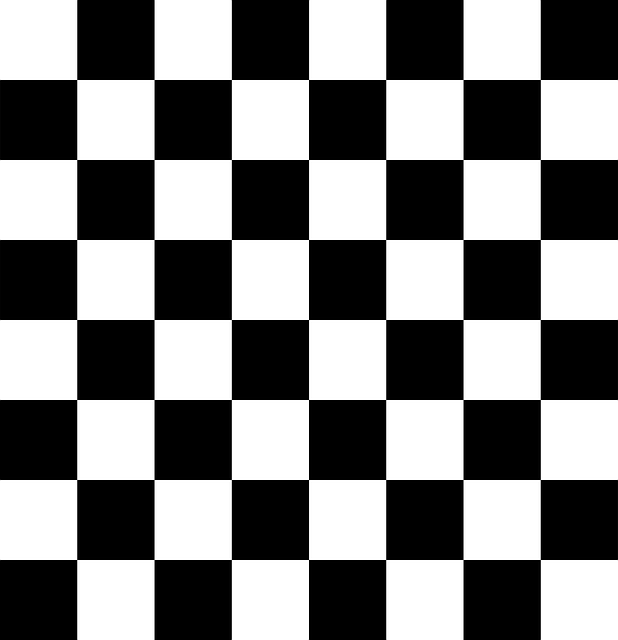
#> input picture BIVIP/Chessboard.png, 618 x 640 px, found by its file name
$ python Ex5.4.py
#> lines starting #> are read from the running program, lines starting #| are printed output that depends on the picture
import numpy as np
import matplotlib
matplotlib.use('tkagg')
import matplotlib.pyplot as plt
import cv2
from pylab import *
from PIL import Image

# Exercise 5.4
import scipy.ndimage as ndim
path = '/Users/49174/PycharmProjects/BIVIP/'
def sobelFilter( npImg ):
    Fm = np.zeros( npImg.shape )
    Fn = np.zeros( npImg.shape )
    ndim.sobel( input=npImg,axis=1,output=Fm)
    ndim.sobel( input=npImg,axis=0,output=Fn)
    return Fm, Fn
def gaussFilter( npImg, sigma ):
    Fm = np.zeros( npImg.shape )
    Fn = np.zeros( npImg.shape )
    ndim.gaussian_filter( npImg, (sigma,sigma),(0,1), Fm )
    ndim.gaussian_filter( npImg, (sigma,sigma), (1,0), Fn )
    return Fm, Fn
def laplaceFilter( npImg ):
    Fmn = np.zeros( npImg.shape )
    ndim.laplace(npImg,output=Fmn)
    return Fmn
def laplaceGaussFilter( npImg, Dmn, sigma ):
    Fmn = np.zeros( npImg.shape)
    ndim.gaussian_laplace(npImg,sigma,output=Fmn)
    return Fmn
gray = np.array(Image.open(path+'Chessboard.png').convert('L'),'uint8')
sigma = 5
Fm1, Fn1 = sobelFilter(gray)
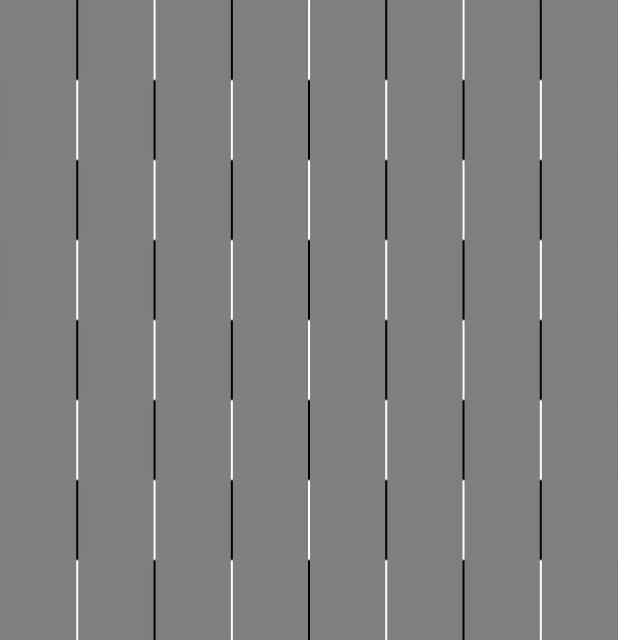
#> Fm1: shape (640, 618) float64; min -1020, max 1020, mean 0; drawn with min black and max white
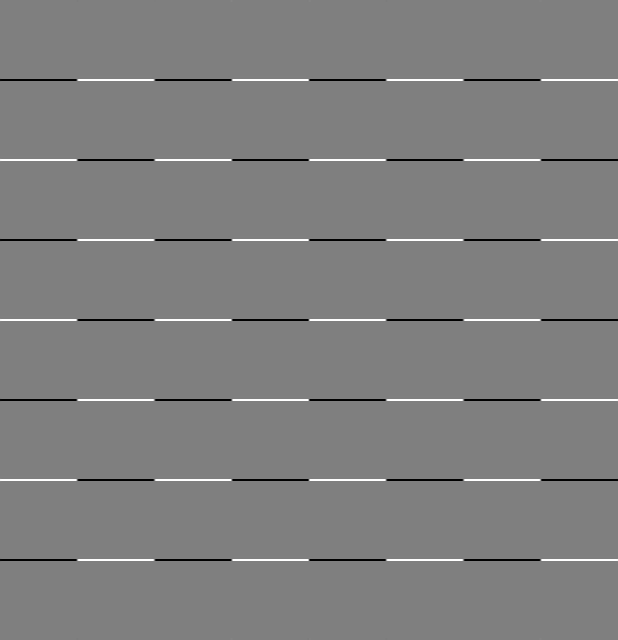
#> Fn1: shape (640, 618) float64; min -1020, max 1020, mean 0; drawn with min black and max white
Fm2, Fn2 = gaussFilter( gray, sigma )
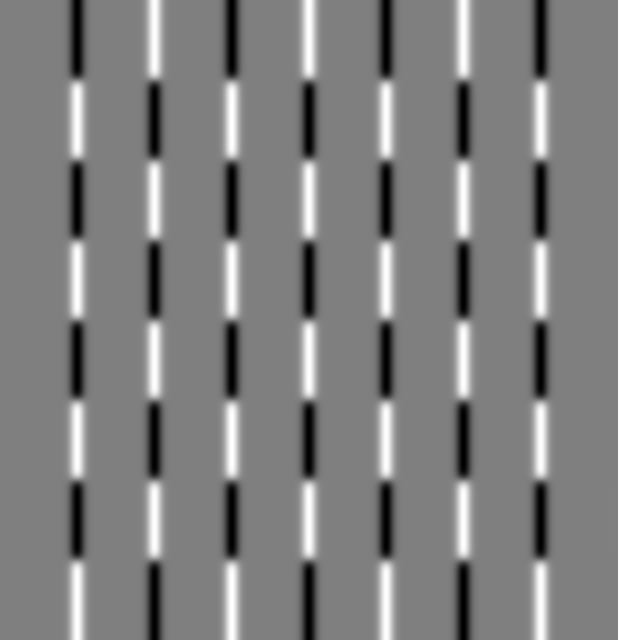
#> Fm2: shape (640, 618) float64; min -20.26, max 20.25, mean 0; drawn with min black and max white
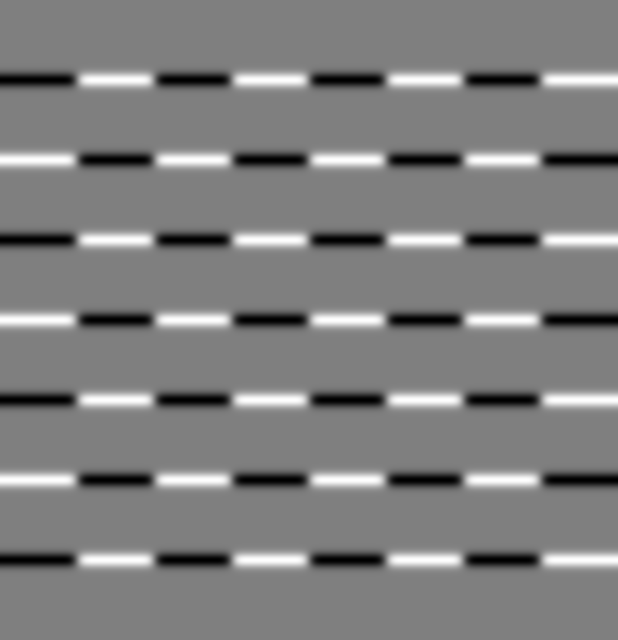
#> Fn2: shape (640, 618) float64; min -20.26, max 20.26, mean 0; drawn with min black and max white
Fmn1 = laplaceFilter(gray)
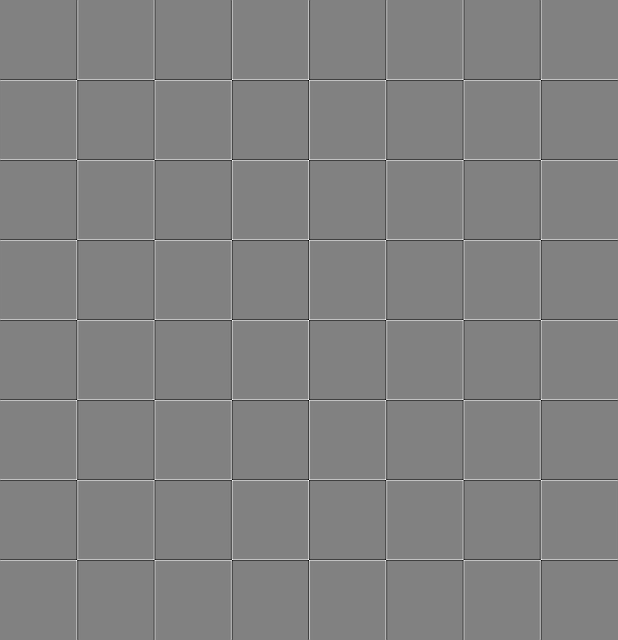
#> Fmn1: shape (640, 618) float64; min -510, max 491, mean 0; drawn with min black and max white
Fmn2 = laplaceGaussFilter(gray,np.asarray([[0,1,0],[1,-4,1],[0,1,0]]), sigma)
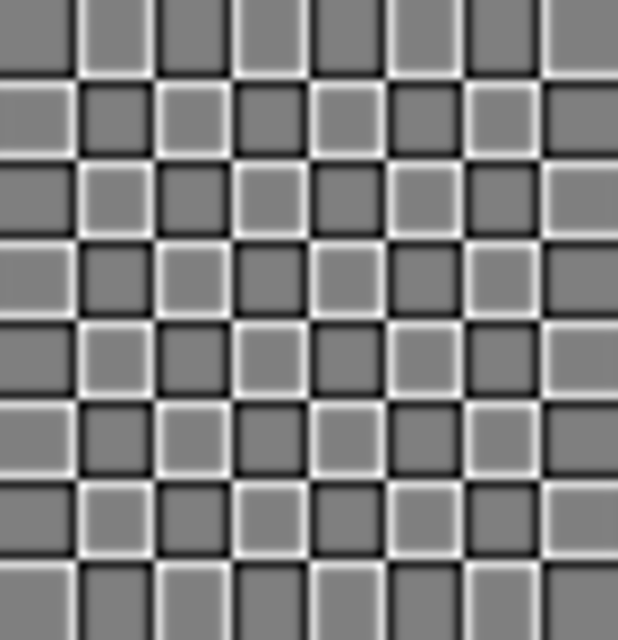
#> Fmn2: shape (640, 618) float64; min -3.68, max 3.66, mean -0.0073; drawn with min black and max white
plt.subplot(3,2,1), plt.axis('off')
plt.imshow(Fm1,'gray'), plt.title('Sobel m')
plt.subplot(3,2,2), plt.axis('off')
plt.imshow(Fn1,'gray'), plt.title('Sobel n')
plt.subplot(3,2,3), plt.axis('off')
plt.imshow(Fm2,'gray'), plt.title('Gauss m')
plt.subplot(3,2,4), plt.axis('off')
plt.imshow(Fn2,'gray'), plt.title('Gauss n')
plt.subplot(3,2,5), plt.axis('off')
plt.imshow(Fmn1,'gray'), plt.title('Laplace mn')
plt.subplot(3,2,6), plt.axis('off')
plt.imshow(Fmn2,'gray'), plt.title('Laplace Gauss mn')
plt.show()
